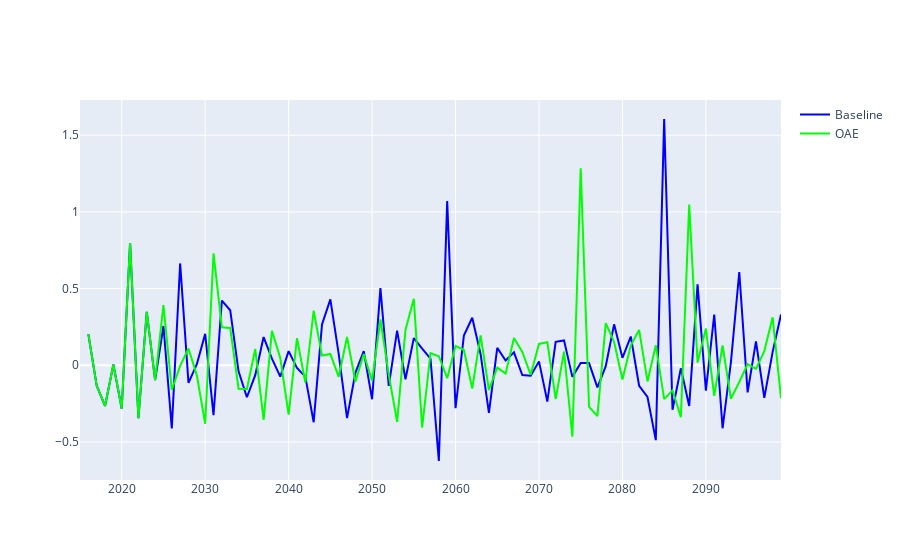

The notebook cell saved with this chart:
### Code cell
fig = go.Figure()
fig.add_trace(go.Scatter(x=ph_amplitude_baseline_pct.year, y=ph_amplitude_baseline_pct['ph'],
                    mode='lines', line_color='#0000FF',
                    name='Baseline'))
fig.add_trace(go.Scatter(x=ph_amplitude_oae_pct.year, y=ph_amplitude_oae_pct['ph'],
                    mode='lines', line_color='#00FF00',
                    name='OAE'))
fig.show()
